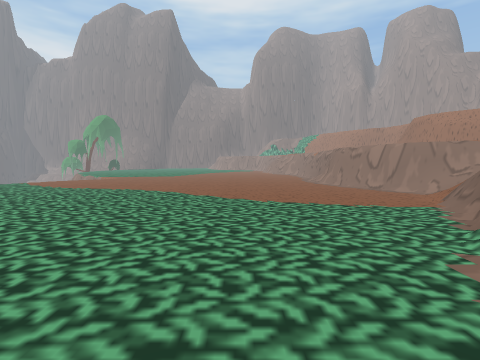
view 1 (above)

16 first-person views from a walk through a scene from a Unity 3-D project. The camera is 1.2 m above the floor, tilts 4° down and sees 85° across. The floor is counted in squares, 1 m on a side. Each view is taken from the middle of a square. On the plan, view 1 faces up. The plan holds only what a view shows up to about 12 squares ahead; the rest is blank. The place goes on beyond the plan. The player is left out.

view 2
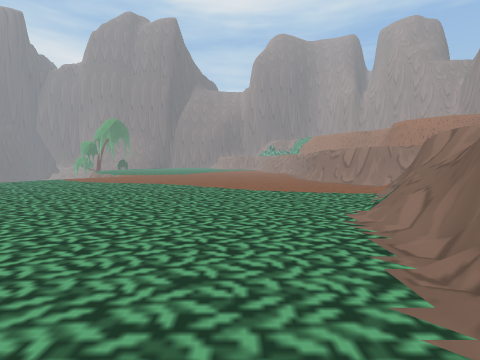

view 3
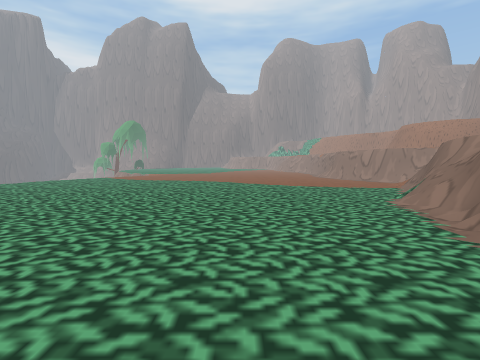

view 4
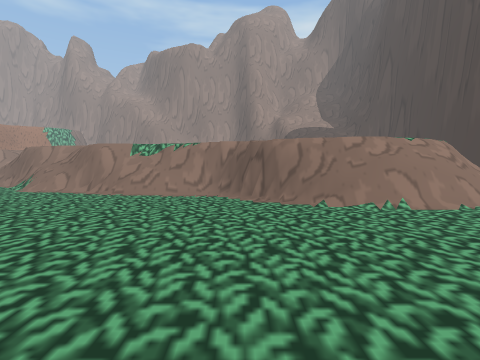

view 5
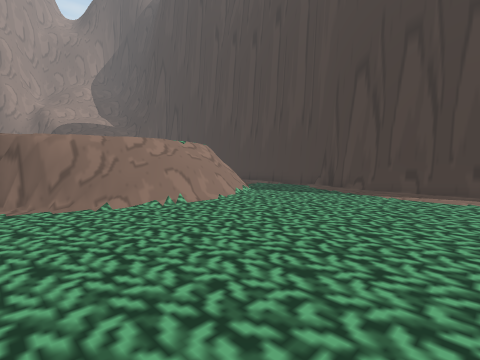

view 6
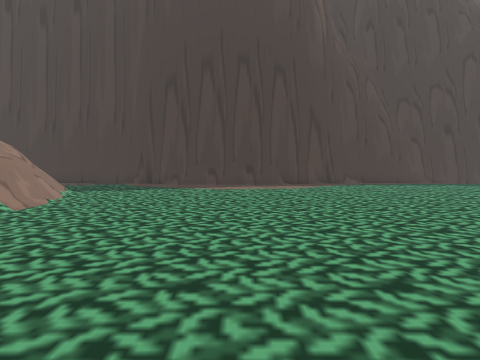

view 7
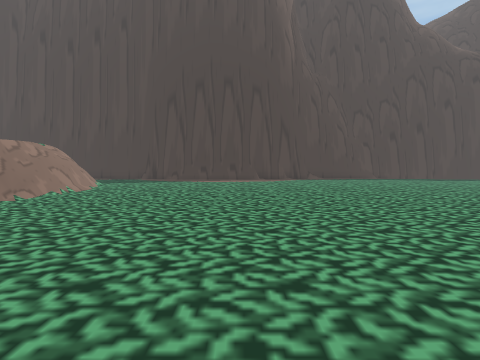

view 8
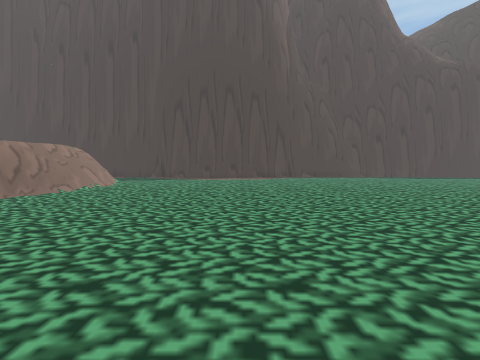

view 9
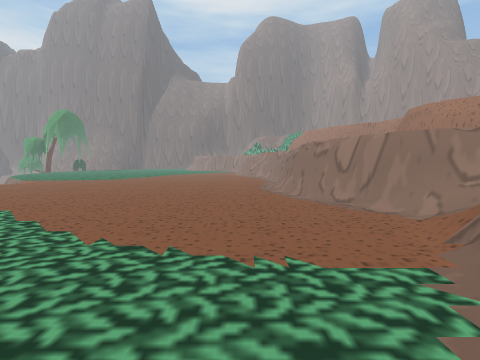

view 10
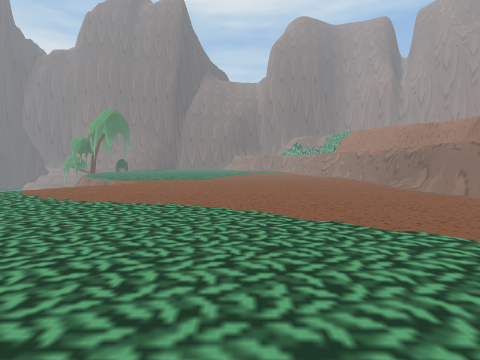

view 11
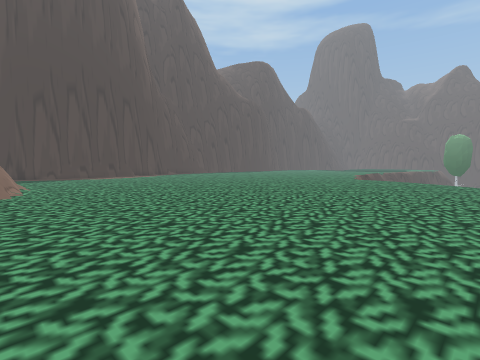

view 12
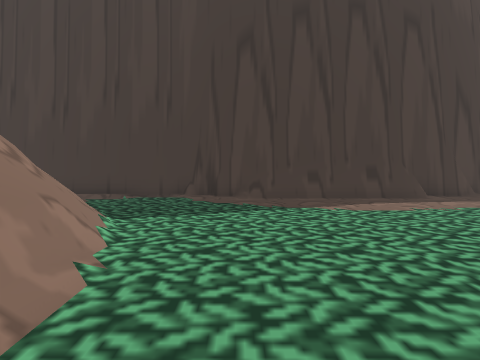

view 13
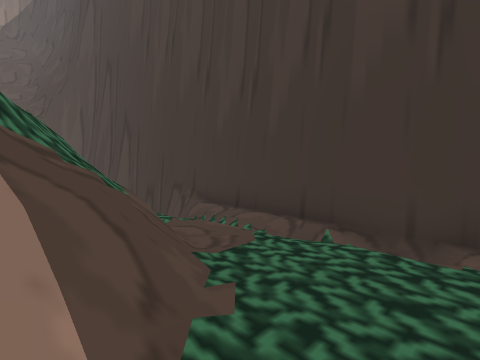

view 14
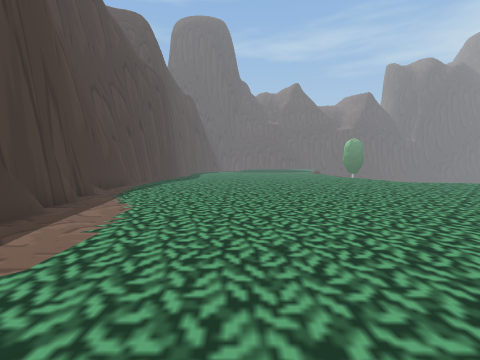

view 15
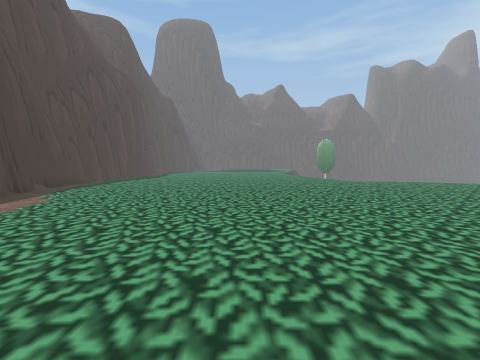

view 16
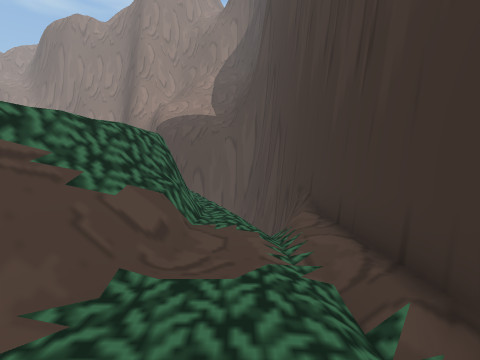

### Floor plan
Key: @ floor where view 1 was taken; # wall or solid block; . main floor; : floor 0.25 m higher than the main floor; + floor 1 m higher than the main floor; * floor 1.25 m higher than the main floor; % floor 1.75 m higher than the main floor; & floor 2 m higher than the main floor; / step, stairs or slope; = window, fence, low wall or low ledge; v drop or lower ground.
Columns run from 15 left of view 1 to 11 right of it. Each row starts with its distance up from view 1.
 16     ................=#
 15    /................##
 14    .................##
 13     .................#&
 12      ................=#
 11      .................##
 10       ................=#=
  9      ................./=
  8      ................//
  7    ..................====
  6    .................=#
  5     ................##
  4      ..............==
  3 ...................#=
  2 ..................=#%
  1  .................#
  0  ..............@.##
 -1  ................==
 -2  ................=#
 -3 .................=#
 -4 .................#
 -5 .................=
 -6 ................##
 -7 ...............=#&
 -8 ...............=#
 -9 ..............==&
-10 ..............==
-11 ..............=#
-12 ..............==&
-13 ..............==%
-14 ...............=+%&&   #==
-15 ...............//+*##====#
-16 ..................:===//
-17 ...................///
-18 ....#########////////==  v#
-19 #####       ###############

Where each view was taken, in squares from view 1:
view 1: 0 up, 0 right, facing up
view 2: 3 down, 0 right, facing up
view 3: 5 down, 2 left, facing up
view 4: 6 down, 8 left, facing right
view 5: 6 down, 8 left, facing down-right
view 6: 4 down, 7 left, facing down
view 7: 0 up, 8 left, facing down
view 8: 2 up, 8 left, facing down
view 9: 4 up, 3 right, facing up
view 10: 4 up, 3 left, facing up
view 11: 4 up, 0 right, facing down-left
view 12: 9 down, 3 left, facing down
view 13: 14 down, 1 left, facing down-right
view 14: 13 down, 3 left, facing left
view 15: 10 down, 2 left, facing left
view 16: 17 down, 1 left, facing right
